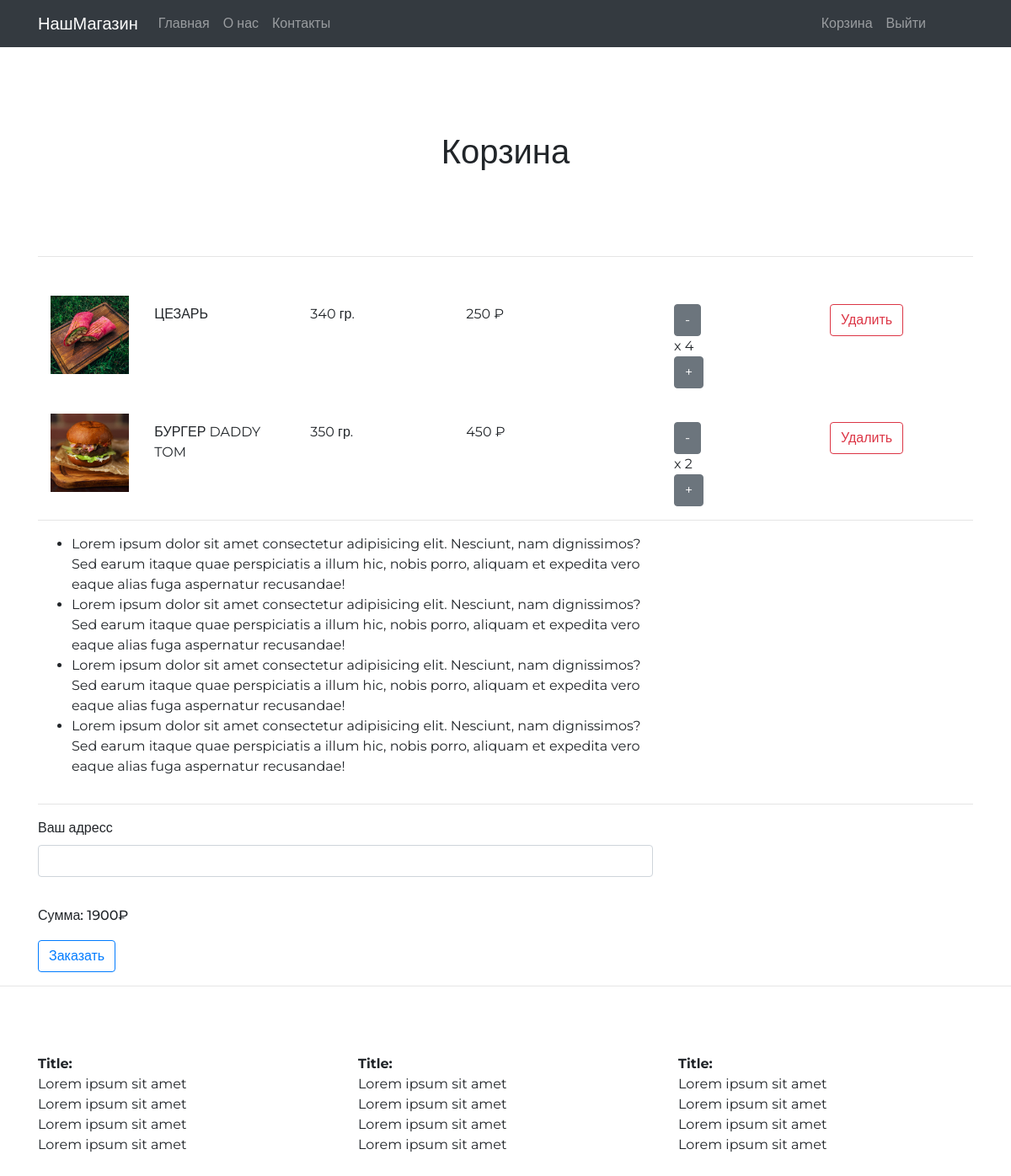
/basket/ (signed in), run on an earlier commit of the app's database.
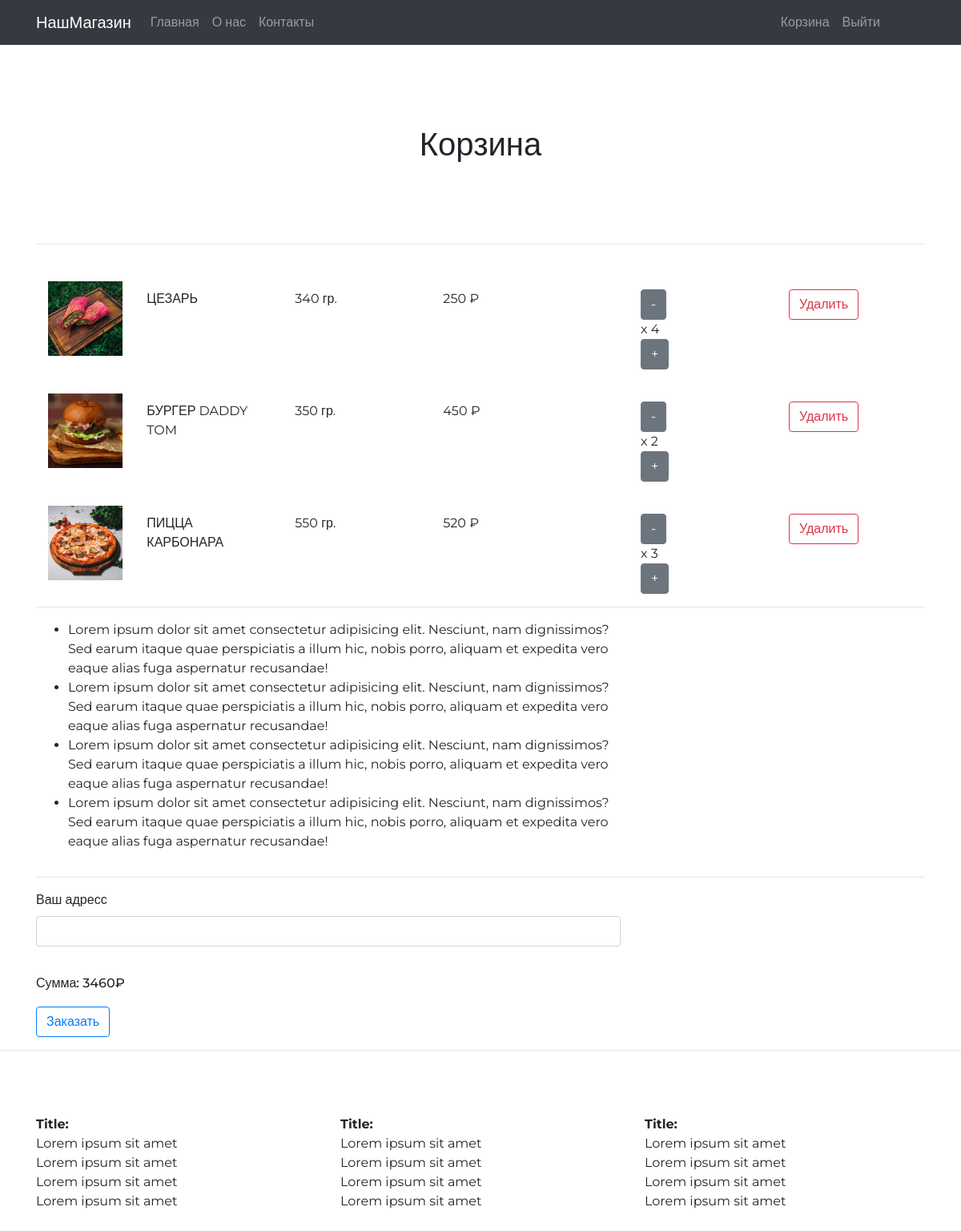
And on a later commit of the database.
### shop/models.py (models this page shows, shortened)
class BasketsItem(models.Model):
    user = models.ForeignKey(User, on_delete=models.CASCADE)
    product = models.ForeignKey("Product", on_delete=models.CASCADE)
    num = models.IntegerField()

class Product(models.Model):
    name = models.TextField()
    description = models.TextField()
    weight = models.IntegerField()
    price = models.IntegerField()
    category = models.ForeignKey("Category", on_delete=models.CASCADE)
    image = models.ImageField(upload_to='products_pics')

### shop/views.py (the view, shortened to what this page needs)
# urls.py: path('basket/', views.basket, name='basket-page'),
def basket(request):
    basket = Basket.objects.get(user=request.user)
    basket_items = BasketsItem.objects.filter(user=basket.user)
    total_price = 0
    for item in basket_items:
        total_price += item.product.price * item.num
    ctx = {
        'baskets_item' : basket_items,
        'total_price' : total_price,
        'basket' : basket
    }
    return render(request, 'shop/basket.html', context=ctx)

### shop/templates/shop/basket.html (shortened to what this page needs)
{% extends 'shop/base.html' %}
{% load static %}
{% block content %}
<div class="container">
    <h1 class="text-center headline">Корзина</h1>
    <hr>
    <div class="row">
        {% for item in baskets_item  %}
        <div class="col-xs-12 col-lg-12 col-md-12">
            <div class="basketProduct">
                    <div class="col-xs-12 col-sm-8">
                        <div class="row">
                            <div class="col-xs-4 col-sm-2">
                                <img style="width: 100%;" class="img-rounded" src="{{ item.product.image.url }}" alt="">
                            </div>
                            <div class="col-xs-6 col-sm-3">
                                <div class="name"><span>{{ item.product.name }}</span></div>
                            </div>
                            <div class="col-xs-6 col-sm-3">
                                <div class="weight"><span>{{ item.product.weight }}</span> гр.</div>
                            </div>
                            <div class="col-xs-6 col-sm-3">
                                <div class="cost"><span>{{ item.product.price }}</span> ₽</div>
                            </div>
                        </div>
                    </div>
                    <div class="col-xs-6 col-sm-4" >
                        <div class="row">
                            <div class="col-xs-6 col-sm-6">
                                <div class="name">
                                    <form method="POST" action="{% url 'basket-page' %}">
                                        <button class="btn btn-secondary">-</button>
                                    </form>
                                    x {{ item.num }}
                                    <form method="POST" action="{% url 'basket-page' %}">
                                        <button class="btn btn-secondary">+</button>
                                    </form>
                                </div>
                            </div>
                            <form method="POST" action="{% url 'basket-page' %}">
                                <div class="col-xs-6 col-sm-6">
                                    <button type="submit" class="btn btn-outline-danger">Удалить</button>
                                </div>
                            </form>
                        </div>
                    </div>
            </div>
        </div>
        {% endfor %}
    </div>
    <hr>
    <div class="order">
        <div class="row">
            <div class="col-xs-12 col-lg-8">
                <ul>
                    <li>Lorem ipsum dolor sit amet consectetur adipisicing elit. Nesciunt, nam dignissimos? Sed earum itaque quae perspiciatis a illum hic, nobis porro, aliquam et expedita vero eaque alias fuga aspernatur recusandae!</li>
                    <li>Lorem ipsum dolor sit amet consectetur adipisicing elit. Nesciunt, nam dignissimos? Sed earum itaque quae perspiciatis a illum hic, nobis porro, aliquam et expedita vero eaque alias fuga aspernatur recusandae!</li>
                    <li>Lorem ipsum dolor sit amet consectetur adipisicing elit. Nesciunt, nam dignissimos? Sed earum itaque quae perspiciatis a illum hic, nobis porro, aliquam et expedita vero eaque alias fuga aspernatur recusandae!</li>
                    <li>Lorem ipsum dolor sit amet consectetur adipisicing elit. Nesciunt, nam dignissimos? Sed earum itaque quae perspiciatis a illum hic, nobis porro, aliquam et expedita vero eaque alias fuga aspernatur recusandae!</li>
                </ul>
            </div>
        </div>
        <form action="{% url 'basket-page' %}" method="POST">
        <hr>
        <div class="row">
            <div class="col-xs-6 col-lg-8">
                <div class="form-group">
                    <label for="AdressInput">Ваш адресс</label>
                    <input type="text" name="adress" class="form-control" id="AdressInput" aria-describedby="adress">
                </div>
            </div>
        </div>
        <div class="row">
            <div class="col-xs-2 col-lg-2">
                <h6 class="total_price">Сумма:   {{ total_price }}₽</h6>
            </div>
        </div>
        <div class="row">
            <div class="col-xs-2 col-lg-2 ">
                    <button class="btn btn-outline-primary">Заказать</button>
            </div>
        </div>
        </form>
    </div>
</div>
{% endblock content %}

### shop/templates/shop/base.html (shortened to what this page needs)
{% load static %}
<!doctype html>
<html lang="en">
  <head>
    <link rel="stylesheet" href="https://maxcdn.bootstrapcdn.com/bootstrap/4.0.0/css/bootstrap.min.css">
	<link rel="stylesheet" href="{% static 'shop/style.css' %}">
</head>
  <body>
	<header>
		<nav class="navbar navbar-expand-lg navbar-dark bg-dark">
			<div class="container">
			  <a class="navbar-brand" href="#">НашМагазин</a>
			  <div class="collapse navbar-collapse" id="navbarsExample07">
				<ul class="navbar-nav mr-auto">
				  <li class="nav-item">
					<a class="nav-link" href="{% url 'main-page' %}">Главная <span class="sr-only">(current)</span></a>
				  </li>
				  <li class="nav-item">
					<a class="nav-link" href="#">О нас</a>
				  </li>
				  <li class="nav-item">
					<a class="nav-link" href="#">Контакты</a>
				  </li>
				</ul>
				<ul class="navbar-nav ml-auto mr-5">
					{% if user.is_authenticated %}
						<li class="nav-item">
							<a class="nav-link" href="/basket/">Корзина</a>
						</li>
						<li class="nav-item">
							<a class="nav-link" href="{% url 'logout-page' %}">Выйти</a>
						</li>
					{% endif %}
				</ul>
			  </div>
			</div>
		</nav>
	</header>
{% block content %}
{% endblock content %}
	<hr>
	<footer>
		<div class="container">
			<div class="row">
				<div class="col-xs-12 col-sm-4">
					<strong>Title: </strong>
					<br>
					Lorem ipsum sit amet
					<br>
					Lorem ipsum sit amet
					<br>
					Lorem ipsum sit amet
					<br>
					Lorem ipsum sit amet
				</div>
				<div class="col-xs-12 col-sm-4">
					<strong>Title: </strong>
					<br>
					Lorem ipsum sit amet
					<br>
					Lorem ipsum sit amet
					<br>
					Lorem ipsum sit amet
					<br>
					Lorem ipsum sit amet
				</div>
				<div class="col-xs-12 col-sm-4">
					<strong>Title: </strong>
					<br>
					Lorem ipsum sit amet
					<br>
					Lorem ipsum sit amet
					<br>
					Lorem ipsum sit amet
					<br>
					Lorem ipsum sit amet
				</div>
			</div>
		</div>
	</footer>
  </body>
</html>

### shop/static/shop/style.css (style rules this page uses)
body { font-family: 'Montserrat', sans-serif; margin: 0; padding: 0; }
.headline { margin-top: 100px; margin-bottom: 100px; }
footer { margin-top: 80px; margin-bottom: 80px; }
.basketProduct { margin-top: 30px; margin-bottom: 30px; }
.name, .weight, .cost, .btn-outline-danger { margin-top: 10px; }
.total_price { margin-top: 20px; width: 200px; margin-bottom: 20px; }
.col-xs-12 { width: 100%; }
.col-xs-1, .col-xs-2, .col-xs-3, .col-xs-4, .col-xs-5, .col-xs-6, .col-xs-7, .col-xs-8, .col-xs-9, .col-xs-10, .col-xs-11, .col-xs-12 { float: left; }

What changed in the data, as far as the page shows it:
added BasketsItem: product.image (picture), product.name "ПИЦЦА КАРБОНАРА", product.weight "550", product.price "520", num "3"
Also different on the page:
{{ total_price }}: "1900" → "3460"
